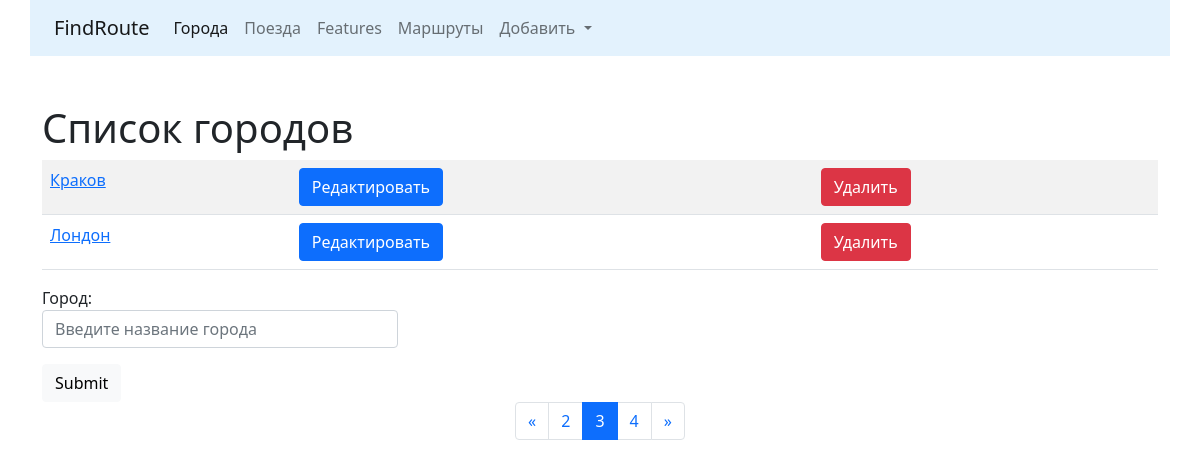
/cities/?page=3, run on an earlier commit of the app's database.
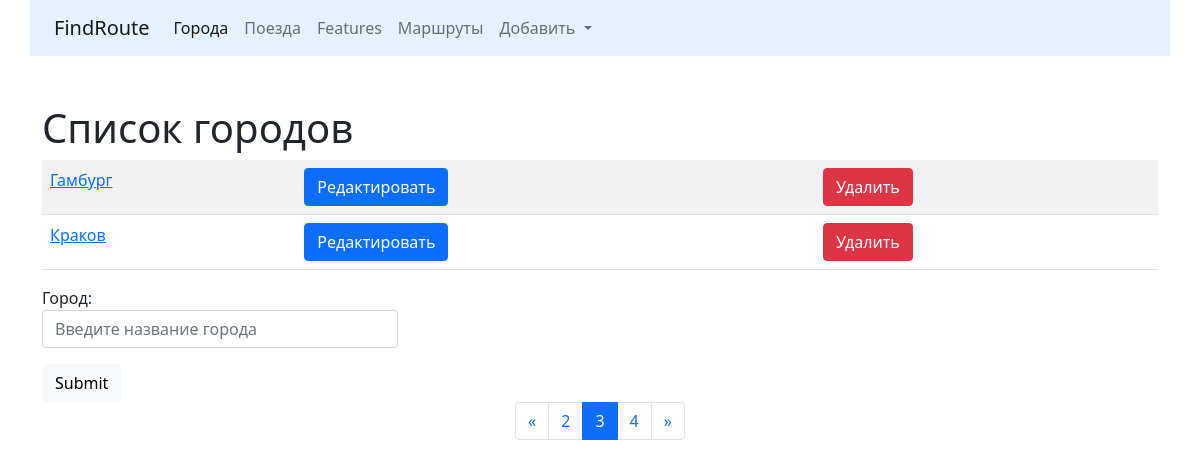
And on a later commit of the database.
### cities/models.py (models this page shows, shortened)
class City(models.Model):
    name = models.CharField(max_length=100, unique=True, verbose_name='Город')
    class Meta:
        verbose_name = 'Город'
        verbose_name_plural = 'Города'
        ordering = ['name']

### cities/views.py (the view)
# urls.py: path('', CityListView.as_view(), name='home'),
class CityListView(ListView):
    model = City
    paginate_by = 2
    template_name = 'cities/home.html'
    def get_context_data(self, **kwargs):
        context = super().get_context_data(**kwargs)
        form = CityForm()
        context['form'] = form
        return context

### cities/forms.py
class CityForm(forms.ModelForm):
    name = forms.CharField(label='Город', widget=forms.TextInput(attrs={
        'class': 'form-control',
        'placeholder': 'Введите название города'
    }))
    class Meta:
        model = City
        fields = ['name']

### cities/templates/cities/home.html (shortened to what this page needs)
{% extends 'base.html' %}
{% block content %}
<h1>Список городов</h1>
<div class="row">
    <div class="col-md">
        <table class="table table-striped">
        {% for object in page_obj %}
            <tr>
                <td><a href="{% url 'cities:detail' object.pk %}">{{ object.name }}</a></td>
                <td><a href="{% url 'cities:update' object.pk %}"><button type="submit" class="btn btn-primary">Редактировать</button></a></td>
                <td><a href="{% url 'cities:delete' object.pk %}"><button type="submit" class="btn btn-danger">Удалить</button></a></td>
            </tr>
        {% endfor %}
        </table>
    </div>
</div>
<div class="row">
    <div class="col-md-4">
        <form action="" method="post">
            {{ form.as_p }}
            <button type="submit" class="btn btn-light">Submit</button>
        </form>
    </div>
</div>
<nav aria-label="Page navigation example">
  <ul class="pagination justify-content-center">
    {% if page_obj.has_previous %}
    <li class="page-item">
      <a class="page-link" href="?page={{ page_obj.previous_page_number }}" aria-label="Previous">
        <span aria-hidden="true">&laquo;</span>
      </a>
    </li>
    <li class="page-item"><a class="page-link" href="?page={{ page_obj.previous_page_number }}">{{ page_obj.previous_page_number }}</a></li>
    {% endif %}
    <li class="page-item active"><a class="page-link">{{ page_obj.number }}</a></li>
    {% if page_obj.has_next %}
    <li class="page-item"><a class="page-link" href="?page={{ page_obj.next_page_number }}">{{ page_obj.next_page_number }}</a></li>
    <li class="page-item">
      <a class="page-link" href="?page={{ page_obj.next_page_number }}" aria-label="Next">
        <span aria-hidden="true">&raquo;</span>
      </a>
    </li>
    {% endif %}
  </ul>
</nav>
{% endblock %}

What changed in the data, as far as the page shows it:
no longer on this page (row unchanged): City: name "Лондон"
added City: name "Гамбург"
